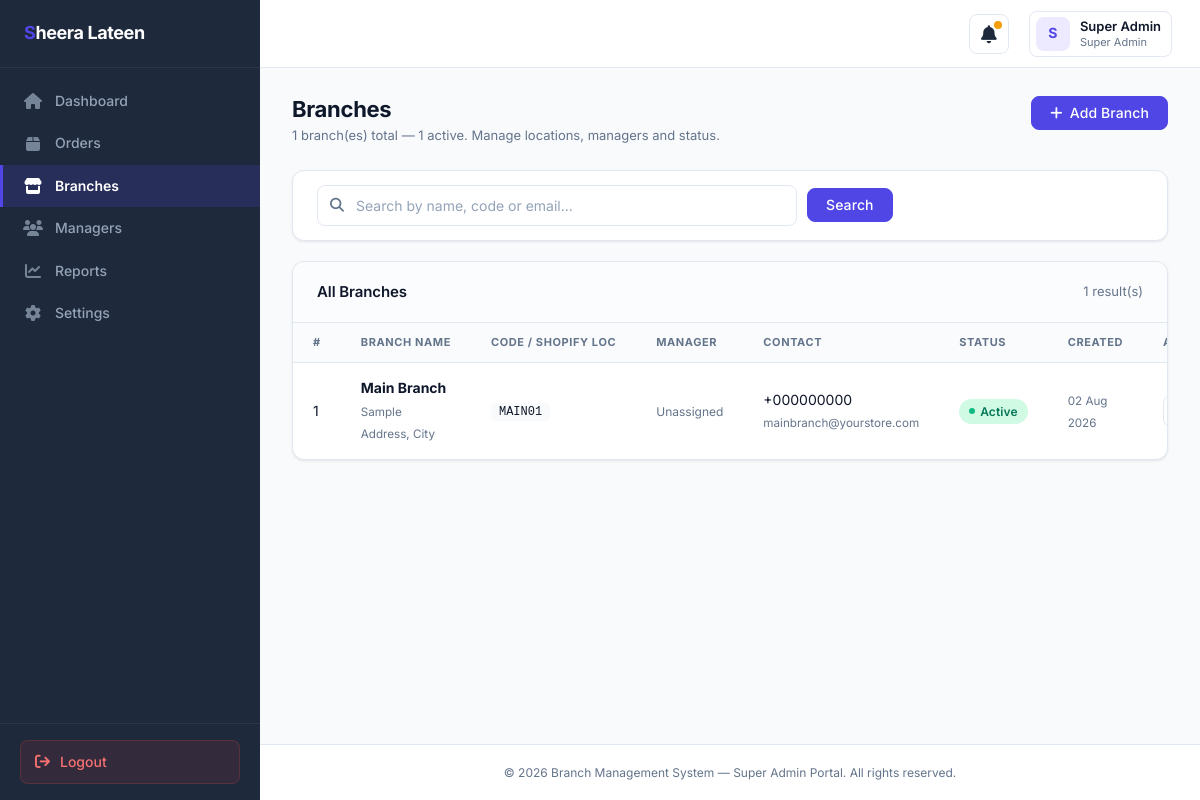
/admin/branches.php (signed in), run on the app's committed database.
### tables this page shows
CREATE TABLE branches (
    id                  INT UNSIGNED AUTO_INCREMENT PRIMARY KEY,
    branch_name         VARCHAR(150) NOT NULL,
    branch_code         VARCHAR(20)  NOT NULL,
    shopify_location_id BIGINT UNSIGNED NULL,
    address             TEXT         NULL,
    maps_url            TEXT         NULL,
    routing_keywords    JSON         NULL,
    phone               VARCHAR(30)  NULL,
    email               VARCHAR(150) NULL,
    branch_manager_id   INT UNSIGNED NULL,           
    status              ENUM('active','inactive') NOT NULL DEFAULT 'active',
    created_at          DATETIME NOT NULL DEFAULT CURRENT_TIMESTAMP,
    updated_at          DATETIME NOT NULL DEFAULT CURRENT_TIMESTAMP ON UPDATE CURRENT_TIMESTAMP,
    deleted_at          DATETIME NULL,                

    UNIQUE KEY uq_branch_code (branch_code),
    UNIQUE KEY uq_branch_shopify_location (shopify_location_id),
    INDEX idx_branch_status (status),
    INDEX idx_branch_deleted (deleted_at)
);

### core/helpers.php (called while the page is built, shortened)
<?php
function e(string $str): string
{
    return htmlspecialchars($str, ENT_QUOTES, 'UTF-8');
}

### admin/branches.php (the view, shortened to what this page needs)
<?php
$db = Database::getConnection();
$search  = trim($_GET['q'] ?? '');
$page    = max(1, (int) ($_GET['page'] ?? 1));
$perPage = 15;
$where  = 'b.deleted_at IS NULL';
$params = [];
$countStmt = $db->prepare("SELECT COUNT(*) FROM branches b WHERE {$where}");
$countStmt->execute($params);
$totalRows  = (int) $countStmt->fetchColumn();
$totalPages = max(1, (int) ceil($totalRows / $perPage));
$page       = min($page, $totalPages);
$offset     = ($page - 1) * $perPage;
$listStmt = $db->prepare("
    SELECT b.*, u.name AS manager_name
    FROM   branches b
    LEFT JOIN users u ON b.branch_manager_id = u.id AND u.deleted_at IS NULL
    WHERE  {$where}
    ORDER  BY b.created_at DESC
    LIMIT  {$perPage} OFFSET {$offset}
");
$listStmt->execute($params);
$branches = $listStmt->fetchAll();
$totalBranches  = (int) $db->query("SELECT COUNT(*) FROM branches WHERE deleted_at IS NULL")->fetchColumn();
$activeBranches = (int) $db->query("SELECT COUNT(*) FROM branches WHERE status='active' AND deleted_at IS NULL")->fetchColumn();
require_once __DIR__ . '/includes/header.php';
require_once __DIR__ . '/includes/sidebar.php';
require_once __DIR__ . '/includes/topbar.php';
?>
<div class="page-header">
    <div>
        <h1 class="page-title">Branches</h1>
        <p class="page-subtitle">
            <?= $totalBranches ?> branch(es) total &mdash; <?= $activeBranches ?> active.
            Manage locations, managers and status.
        </p>
    </div>
    <div class="page-actions">
        <button class="btn btn-primary" onclick="openModal('addBranchModal')" id="btn-add-branch">
            <i class="fa-solid fa-plus"></i> Add Branch
        </button>
    </div>
</div>
<div class="card" style="margin-bottom: 20px;">
    <div class="card-body" style="padding: 14px 24px;">
        <form method="GET" action="branches.php" class="search-form">
            <div class="input-group">
                <input type="text"
                       name="q"
                       id="search-input"
                       value="<?= e($search) ?>"
                       placeholder="Search by name, code or email…"
                       class="form-control">
            </div>
            <button type="submit" class="btn btn-primary" id="btn-search">Search</button>
        </form>
    </div>
</div>
<div class="card">
    <div class="card-header">
        <h2 class="card-title">All Branches</h2>
        <span class="text-muted" id="result-count" style="font-size:13px;"><?= $totalRows ?> result(s)</span>
    </div>
    <div class="table-responsive">
        <table class="table" id="branches-table">
            <thead>
                <tr>
                    <th>#</th>
                    <th>Branch Name</th>
                    <th>Code / Shopify Loc</th>
                    <th>Manager</th>
                    <th>Contact</th>
                    <th>Status</th>
                    <th>Created</th>
                    <th>Actions</th>
                </tr>
            </thead>
            <tbody>
            <?php if (empty($branches)): ?>
                <tr>
                    <td colspan="8" class="empty-state">
                        <i class="fa-solid fa-store"></i>
                        No branches found<?= $search ? " for <strong>" . e($search) . "</strong>" : '' ?>.
                    </td>
                </tr>
            <?php else: ?>
                <?php foreach ($branches as $branch): ?>
                <tr>
                    <td><?= $branch['id'] ?></td>
                    <td>
                        <strong><?= e($branch['branch_name']) ?></strong>
                        <?php if ($branch['address']): ?>
                        <br><small class="text-muted"><?= e($branch['address']) ?></small>
                        <?php endif; ?>
                    </td>
                    <td>
                        <code style="background:var(--bg-main);padding:2px 8px;border-radius:4px;font-size:12px;"><?= e($branch['branch_code']) ?></code>
                    </td>
                    <td>
                        <?php if ($branch['manager_name']): ?>
                            <i class="fa-solid fa-user" style="color:var(--text-muted);font-size:11px;margin-right:4px;"></i>
                            <?= e($branch['manager_name']) ?>
                        <?php else: ?>
                            <span class="text-muted" style="font-size:12px;">Unassigned</span>
                        <?php endif; ?>
                    </td>
                    <td>
                        <?= $branch['phone'] ? e($branch['phone']) : '<span class="text-muted">—</span>' ?>
                        <?php if ($branch['email']): ?>
                        <br><small class="text-muted"><?= e($branch['email']) ?></small>
                        <?php endif; ?>
                    </td>
                    <td>
                        <span class="status <?= e($branch['status']) ?>"><?= ucfirst($branch['status']) ?></span>
                    </td>
                    <td><small class="text-muted"><?= date('d M Y', strtotime($branch['created_at'])) ?></small></td>
                    <td>
                        <div class="action-btns">
                            <button class="btn btn-sm btn-outline"
                                    onclick="editBranch(<?= htmlspecialchars(json_encode($branch), ENT_QUOTES) ?>)"
                                    title="Edit Branch"
                                    id="edit-branch-<?= $branch['id'] ?>">
                            </button>
                        </div>
                    </td>
                </tr>
                <?php endforeach; ?>
            <?php endif; ?>
            </tbody>
            </table>
    </div>
</div>
<?php require_once __DIR__ . '/includes/footer.php'; ?>

### admin/includes/header.php (shortened to what this page needs)
<!DOCTYPE html>
<html lang="en">
<head>
    <link rel="stylesheet" href="https://cdnjs.cloudflare.com/ajax/libs/font-awesome/6.4.0/css/all.min.css">
    <link rel="stylesheet" href="../assets/css/admin.css?v=<?= filemtime(__DIR__ . '/../../assets/css/admin.css') ?>">
</head>
<body>
    <div class="admin-layout">

### admin/includes/sidebar.php
<?php
$currentPage = basename($_SERVER['PHP_SELF']);
?>
<aside class="sidebar" id="sidebar">
    <div class="sidebar-header">
        <a href="dashboard.php" class="sidebar-brand">
            <span>S</span>heera Lateen
        </a>
    </div>
    <nav class="sidebar-nav">
        <a href="dashboard.php" class="nav-item <?= $currentPage === 'dashboard.php' ? 'active' : '' ?>">
            <i class="fa-solid fa-house"></i> Dashboard
        </a>
        <a href="orders.php" class="nav-item <?= $currentPage === 'orders.php' ? 'active' : '' ?>">
            <i class="fa-solid fa-box"></i> Orders
        </a>
        <a href="branches.php" class="nav-item <?= $currentPage === 'branches.php' ? 'active' : '' ?>">
            <i class="fa-solid fa-store"></i> Branches
        </a>
        <a href="managers.php" class="nav-item <?= $currentPage === 'managers.php' ? 'active' : '' ?>">
            <i class="fa-solid fa-users"></i> Managers
        </a>
        <a href="reports.php" class="nav-item <?= $currentPage === 'reports.php' ? 'active' : '' ?>">
            <i class="fa-solid fa-chart-line"></i> Reports
        </a>
        <a href="settings.php" class="nav-item <?= $currentPage === 'settings.php' ? 'active' : '' ?>">
            <i class="fa-solid fa-gear"></i> Settings
        </a>
    </nav>
    <div class="sidebar-footer">
        <a href="logout.php" class="sidebar-logout">
            <i class="fa-solid fa-arrow-right-from-bracket"></i> Logout
        </a>
    </div>
</aside>

### admin/includes/topbar.php (shortened to what this page needs)
<div class="main-wrapper">
    <header class="topbar">
        <div class="topbar-right">
            <button class="topbar-icon" title="Order Alerts & Sound" id="btn-notifications" type="button" style="background: none; border: 1px solid var(--border-color, #e2e8f0); border-radius: 8px; width: 40px; height: 40px; display: inline-flex; align-items: center; justify-content: center; cursor: pointer; color: var(--text-color, #1e293b); margin-right: 12px;">
                <i class="fa-solid fa-bell"></i>
            </button>
            <a href="profile.php" class="user-profile" id="link-profile">
                <div class="avatar">
                    <?= strtoupper(substr($_SESSION['name'] ?? 'A', 0, 1)) ?>
                </div>
                <div class="user-info">
                    <span class="user-name"><?= htmlspecialchars($_SESSION['name'] ?? 'Admin') ?></span>
                    <span class="user-role">Super Admin</span>
                </div>
            </a>
        </div>
    </header>
    <main class="content">

### admin/includes/footer.php (shortened to what this page needs)
    </main>
    <footer class="footer">
        &copy; <?= date('Y') ?> <?= htmlspecialchars(APP_NAME) ?> &mdash; Super Admin Portal. All rights reserved.
    </footer>
    </div>
</div>
</body>
</html>

### data on the page
branches: id "1", branch_name "Main Branch", address "Sample Address, City", branch_code "MAIN01", phone "+000000000", email "mainbranch@yourstore.com", status "Active", created_at "02 Aug 2026"

### other printed values
substr($_SESSION['name'] ?? 'A', 0, 1) "S"
$_SESSION['name'] "Super Admin"
$totalBranches "1"
$activeBranches "1"
$totalRows "1"
APP_NAME "Branch Management System"
